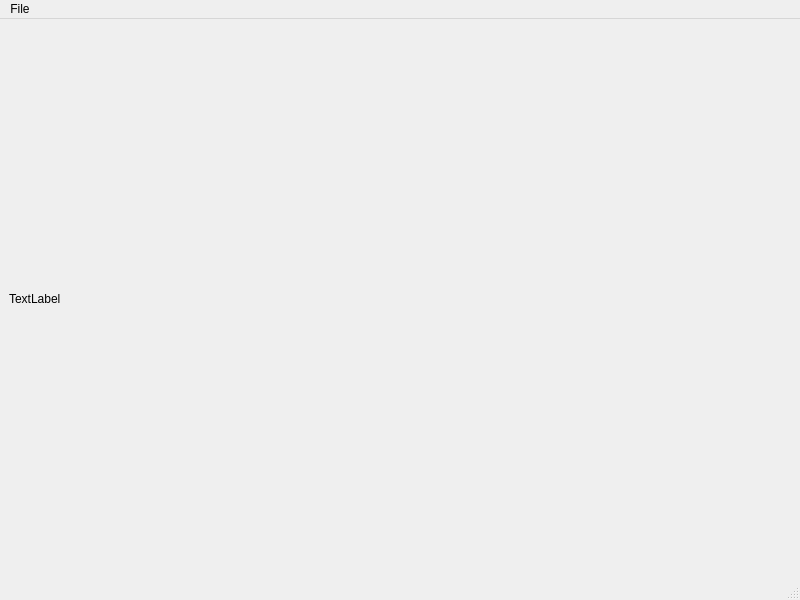
<?xml version="1.0" encoding="UTF-8"?>
<ui version="4.0">
 <class>MainWindow</class>
 <widget class="QMainWindow" name="MainWindow">
  <property name="geometry">
   <rect>
    <x>0</x>
    <y>0</y>
    <width>800</width>
    <height>600</height>
   </rect>
  </property>
  <property name="windowTitle">
   <string>MainWindow</string>
  </property>
  <widget class="QWidget" name="centralwidget">
   <layout class="QGridLayout" name="gridLayout">
    <item row="0" column="0">
     <layout class="QVBoxLayout" name="verticalLayout">
      <item>
       <widget class="QLabel" name="label">
        <property name="text">
         <string>TextLabel</string>
        </property>
       </widget>
      </item>
     </layout>
    </item>
   </layout>
  </widget>
  <widget class="QMenuBar" name="menubar">
   <property name="geometry">
    <rect>
     <x>0</x>
     <y>0</y>
     <width>800</width>
     <height>21</height>
    </rect>
   </property>
   <widget class="QMenu" name="menuFile">
    <property name="title">
     <string>File</string>
    </property>
    <addaction name="actionopen"/>
    <addaction name="actionfilter"/>
   </widget>
   <addaction name="menuFile"/>
  </widget>
  <widget class="QStatusBar" name="statusbar"/>
  <action name="actionopen">
   <property name="text">
    <string>open</string>
   </property>
  </action>
  <action name="actionfilter">
   <property name="text">
    <string>filter</string>
   </property>
  </action>
 </widget>
 <resources/>
 <connections/>
</ui>
